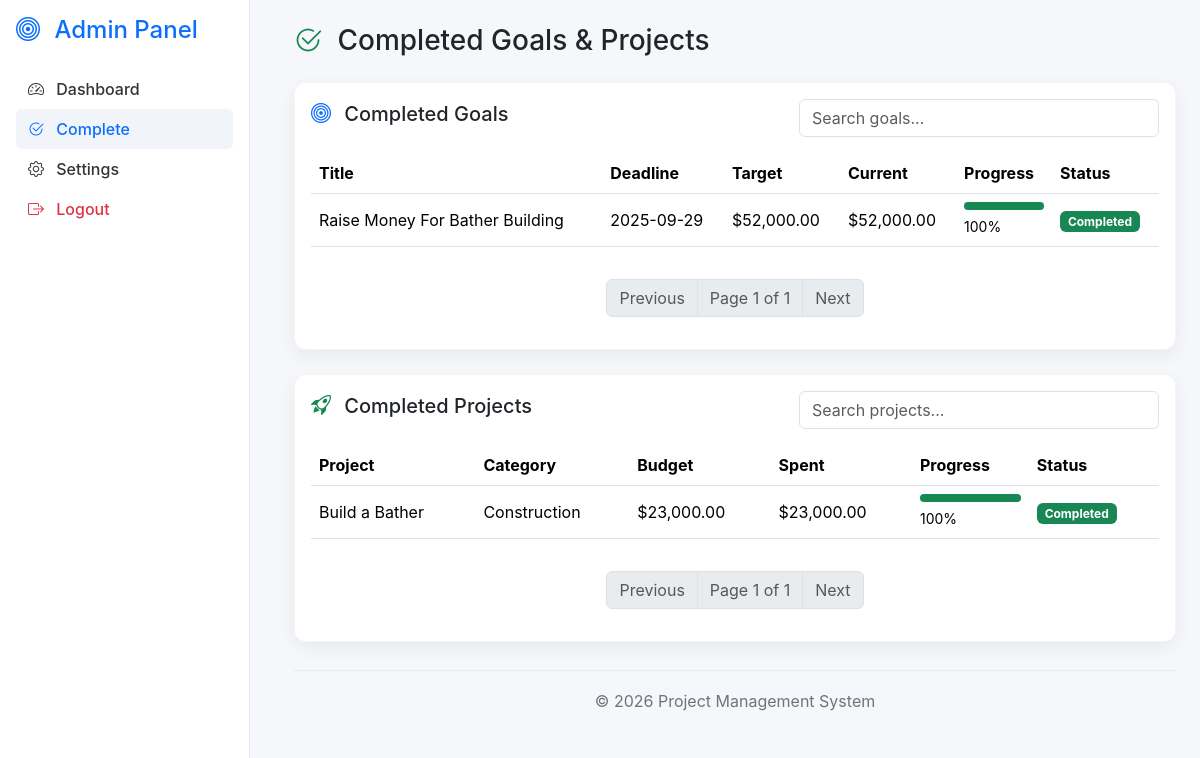
/goal_project_app/complete.php (signed in), run on the app's committed database.
### tables this page shows
CREATE TABLE `goals` (
  `id` int(11) NOT NULL,
  `title` varchar(255) NOT NULL,
  `description` text DEFAULT NULL,
  `start_date` date NOT NULL DEFAULT curdate(),
  `deadline` date DEFAULT NULL,
  `target_amount` decimal(12,2) NOT NULL DEFAULT 0.00,
  `current_amount` decimal(12,2) NOT NULL DEFAULT 0.00,
  `progress` decimal(5,2) NOT NULL DEFAULT 0.00,
  `created_at` timestamp NOT NULL DEFAULT current_timestamp(),
  `status` enum('Pending','In Progress','Completed') DEFAULT 'Pending',
  `viewed` tinyint(1) DEFAULT 0
);

CREATE TABLE `projects` (
  `id` int(11) NOT NULL,
  `title` varchar(255) NOT NULL,
  `description` text DEFAULT NULL,
  `start_date` date NOT NULL DEFAULT curdate(),
  `deadline` date DEFAULT NULL,
  `target_amount` decimal(12,2) NOT NULL DEFAULT 0.00,
  `current_amount` decimal(12,2) NOT NULL DEFAULT 0.00,
  `progress` decimal(5,2) NOT NULL DEFAULT 0.00,
  `created_at` timestamp NOT NULL DEFAULT current_timestamp(),
  `status` enum('Pending','In Progress','Completed') DEFAULT 'Pending',
  `viewed` tinyint(1) DEFAULT 0,
  `category_id` int(11) DEFAULT NULL
);

CREATE TABLE `project_categories` (
  `id` int(11) NOT NULL,
  `name` varchar(100) NOT NULL,
  `description` text DEFAULT NULL,
  `created_at` timestamp NOT NULL DEFAULT current_timestamp()
);

### goal_project_app/complete.php (the view, shortened to what this page needs)
<?php
require_once __DIR__ . '/config/db.php';
$limit = 5;
$pageGoals = isset($_GET['pageGoals']) && is_numeric($_GET['pageGoals']) ? max(1, (int)$_GET['pageGoals']) : 1;
$pageProjects = isset($_GET['pageProjects']) && is_numeric($_GET['pageProjects']) ? max(1, (int)$_GET['pageProjects']) : 1;
try {
    $totalGoals = (int)$pdo->query("SELECT COUNT(*) FROM goals WHERE target_amount > 0 AND current_amount >= target_amount")->fetchColumn();
    $totalGoalPages = $totalGoals > 0 ? ceil($totalGoals / $limit) : 1;
    $offsetGoals = ($pageGoals - 1) * $limit;
    $stmt = $pdo->prepare("SELECT * FROM goals WHERE target_amount > 0 AND current_amount >= target_amount ORDER BY created_at DESC LIMIT :limit OFFSET :offset");
    $stmt->bindValue(':limit', $limit, PDO::PARAM_INT);
    $stmt->bindValue(':offset', $offsetGoals, PDO::PARAM_INT);
    $stmt->execute();
    $completedGoals = $stmt->fetchAll(PDO::FETCH_ASSOC);
    $totalProjects = (int)$pdo->query("SELECT COUNT(*) FROM projects WHERE LOWER(status) = 'completed'")->fetchColumn();
    $totalProjectPages = $totalProjects > 0 ? ceil($totalProjects / $limit) : 1;
    $offsetProjects = ($pageProjects - 1) * $limit;
    $stmt = $pdo->prepare("
        SELECT p.*, c.name AS category_name
        FROM projects p
        LEFT JOIN project_categories c ON p.category_id=c.id
        WHERE LOWER(p.status) = 'completed'
        ORDER BY p.created_at DESC
        LIMIT :limit OFFSET :offset
    ");
    $stmt->bindValue(':limit', $limit, PDO::PARAM_INT);
    $stmt->bindValue(':offset', $offsetProjects, PDO::PARAM_INT);
    $stmt->execute();
    $completedProjects = $stmt->fetchAll(PDO::FETCH_ASSOC);
} catch (PDOException $e) {
    $completedGoals = [];
    $completedProjects = [];
    $totalGoalPages = $totalProjectPages = 1;
    $pageGoals = $pageProjects = 1;
}
?>
<!DOCTYPE html>
<html lang="en">
<head>
<link href="https://cdn.jsdelivr.net/npm/bootstrap@5.3.2/dist/css/bootstrap.min.css" rel="stylesheet">
<link href="https://cdn.jsdelivr.net/npm/bootstrap-icons/font/bootstrap-icons.css" rel="stylesheet">
</head>
<body>
<aside class="sidebar d-flex flex-column">
  <h4><i class="bi bi-bullseye me-2"></i> Admin Panel</h4>
  <nav class="nav flex-column">
    <a class="nav-link" href="index.php"><i class="bi bi-speedometer2 me-2"></i> Dashboard</a>
    <a class="nav-link active" href="complete.php"><i class="bi bi-check2-circle me-2"></i> Complete</a>
    <a class="nav-link" href="settings.php"><i class="bi bi-gear me-2"></i> Settings</a>
    <a class="nav-link text-danger mt-auto" href="logout.php"><i class="bi bi-box-arrow-right me-2"></i> Logout</a>
  </nav>
</aside>
<main class="content">
<h3 class="mb-4"><i class="bi bi-check2-circle me-2 text-success"></i> Completed Goals & Projects</h3>
<section class="card-modern mb-4">
  <div class="d-flex justify-content-between align-items-center mb-3">
    <h5><i class="bi bi-bullseye me-2 text-primary"></i> Completed Goals</h5>
    <input id="searchGoals" class="form-control search-box" placeholder="Search goals...">
  </div>
  <?php if (!empty($completedGoals)): ?>
  <div class="table-responsive">
    <table class="table table-hover align-middle">
      <thead>
        <tr>
          <th>Title</th>
          <th>Deadline</th>
          <th>Target</th>
          <th>Current</th>
          <th>Progress</th>
          <th>Status</th>
        </tr>
      </thead>
      <tbody>
        <?php foreach($completedGoals as $g):
          $progress = $g['target_amount'] > 0 ? round(($g['current_amount'] / $g['target_amount'])*100,2) : 0;
        ?>
        <tr>
          <td><?= htmlspecialchars($g['title']) ?></td>
          <td><?= htmlspecialchars($g['deadline'] ?? '-') ?></td>
          <td>$<?= number_format($g['target_amount'],2) ?></td>
          <td>$<?= number_format($g['current_amount'],2) ?></td>
          <td>
            <div class="progress mb-1">
              <div class="progress-bar <?= $progress<50?'bg-danger':'bg-success' ?>" style="width:<?= $progress ?>%"></div>
            </div>
            <small><?= $progress ?>%</small>
          </td>
          <td><span class="badge bg-success"><?= htmlspecialchars($g['status'] ?? 'Completed') ?></td>
        </tr>
        <?php endforeach; ?>
      </tbody>
    </table>
  </div>
  <nav class="mt-3">
    <ul class="pagination justify-content-center">
      <li class="page-item <?= ($pageGoals<=1)?'disabled':'' ?>">
        <a class="page-link" href="?pageGoals=<?= max(1,$pageGoals-1) ?>&pageProjects=<?= $pageProjects ?>">Previous</a>
      </li>
      <li class="page-item disabled"><span class="page-link">Page <?= $pageGoals ?> of <?= $totalGoalPages ?></span></li>
      <li class="page-item <?= ($pageGoals>=$totalGoalPages)?'disabled':'' ?>">
        <a class="page-link" href="?pageGoals=<?= min($totalGoalPages,$pageGoals+1) ?>&pageProjects=<?= $pageProjects ?>">Next</a>
      </li>
    </ul>
  </nav>
  <?php else: ?>
    <p class="text-muted mb-0">No completed goals yet.</p>
  <?php endif; ?>
</section>
<section class="card-modern mb-4">
  <div class="d-flex justify-content-between align-items-center mb-3">
    <h5><i class="bi bi-rocket-takeoff me-2 text-success"></i> Completed Projects</h5>
    <input id="searchProjects" class="form-control search-box" placeholder="Search projects...">
  </div>
  <?php if (!empty($completedProjects)): ?>
  <div class="table-responsive">
    <table id="projectTable" class="table table-hover align-middle">
      <thead>
        <tr>
          <th>Project</th>
          <th>Category</th>
          <th>Budget</th>
          <th>Spent</th>
          <th>Progress</th>
          <th>Status</th>
        </tr>
      </thead>
      <tbody>
        <?php foreach ($completedProjects as $p): ?>
        <tr>
          <td><?= htmlspecialchars($p['title']) ?></td>
          <td><?= htmlspecialchars($p['category_name'] ?? '-') ?></td>
          <td>$<?= number_format($p['target_amount'] ?? 0,2) ?></td>
          <td>$<?= number_format($p['current_amount'] ?? 0,2) ?></td>
          <td>
            <div class="progress mb-1">
              <div class="progress-bar bg-success" style="width:<?= (int)$p['progress'] ?>%;"></div>
            </div>
            <small><?= (int)$p['progress'] ?>%</small>
          </td>
          <td><span class="badge bg-success"><?= htmlspecialchars($p['status']) ?></span></td>
        </tr>
        <?php endforeach; ?>
      </tbody>
    </table>
  </div>
  <nav class="mt-3">
    <ul class="pagination justify-content-center">
      <li class="page-item <?= ($pageProjects<=1)?'disabled':'' ?>">
        <a class="page-link" href="?pageGoals=<?= $pageGoals ?>&pageProjects=<?= max(1,$pageProjects-1) ?>">Previous</a>
      </li>
      <li class="page-item disabled"><span class="page-link">Page <?= $pageProjects ?> of <?= $totalProjectPages ?></span></li>
      <li class="page-item <?= ($pageProjects>=$totalProjectPages)?'disabled':'' ?>">
        <a class="page-link" href="?pageGoals=<?= $pageGoals ?>&pageProjects=<?= min($totalProjectPages,$pageProjects+1) ?>">Next</a>
      </li>
    </ul>
  </nav>
  <?php else: ?>
    <p class="text-muted mb-0">No completed projects yet.</p>
  <?php endif; ?>
</section>
<div class="footer">&copy; <?= date('Y') ?> Project Management System</div>
</main>
</body>
</html>

### goal_project_app/complete.php (style rules this page uses)
body { font-family: Inter, system-ui, -apple-system, "Segoe UI", Roboto, "Helvetica Neue", Arial; background:#f6f7fb; }
.sidebar { width:250px; min-height:100vh; background:#fff; border-right:1px solid #e5e7eb; padding:1rem; position:fixed; top:0; left:0; }
.sidebar h4 { color:#0d6efd; margin-bottom:1.5rem; }
.sidebar .nav-link { color:#333; border-radius:6px; padding:.5rem .75rem; font-weight:500; }
.sidebar .nav-link.active, .sidebar .nav-link:hover { color:#0d6efd; background:#f1f5f9; }
.content { margin-left:270px; padding:24px; }
.card-modern { background:#fff; border-radius:12px; box-shadow:0 6px 18px rgba(16,24,40,0.06); border:1px solid rgba(16,24,40,0.04); padding:16px; }
.search-box { max-width:360px; }
.footer { text-align:center; color:#6c757d; padding:18px 0; margin-top:28px; border-top:1px solid rgba(16,24,40,0.06); }
.progress { height:8px; }

### data on the page
goals: title "Raise Money For Bather Building", deadline "2025-09-29", target_amount "52,000.00", current_amount "52,000.00", progress "100", status "Completed"
projects: title "Build a Bather", project_categories.name "Construction", target_amount "23,000.00", current_amount "23,000.00", progress "100", status "Completed"

### other printed values
$pageGoals "1"
$totalGoalPages "1"
$pageProjects "1"
$totalProjectPages "1"
